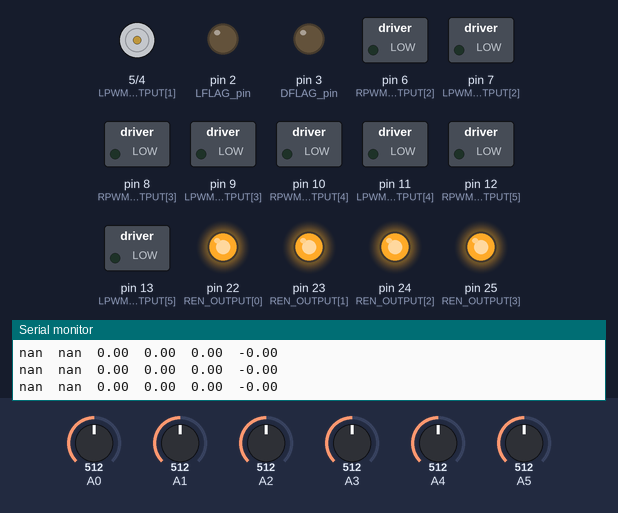
A sketch run on a simulated Arduino Mega 2560, built with avr-gcc and run on an emulated ATmega2560. On the bench: motor-driver pin pairs drawn as motors (green arrow = first pin HIGH = forward, orange = second pin HIGH = backward, longer = more drive), switched loads named in the sketch (green lamp = pin HIGH), output pins drawn as LEDs (lit = HIGH), the last lines printed to the serial monitor. Wiring (inferred from the names in the program): line decoder: data pin 40, pin 41, pin 42. The inputs (shaded band) are chosen by the test bench; at power-on: A0 = 512, A2 = 512, A1 = 512, A3 = 512, A4 = 512, A5 = 512. Pins used as bus, display or sensor lines are not drawn.

Above: at 1.3 s.
1.4 s: A0 set to 716
At 2.3 s:
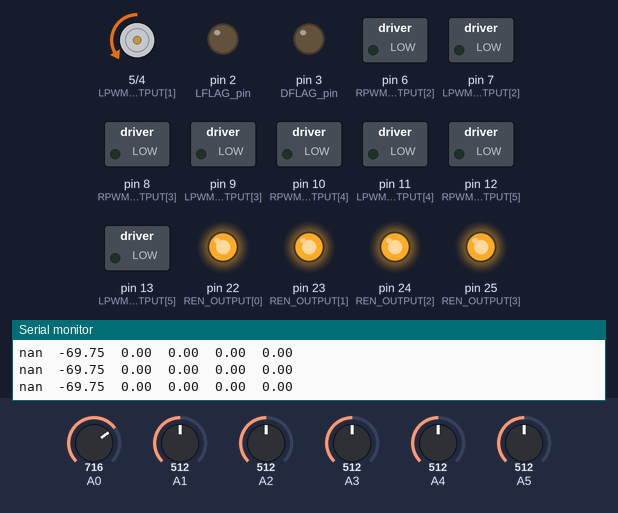
3.1 s: A2 set to 716
At 4.2 s:
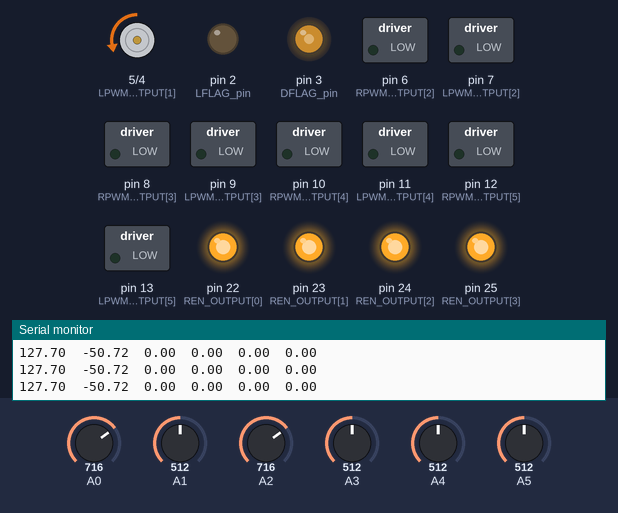
4.9 s: A0 set to 992
At 6.1 s:
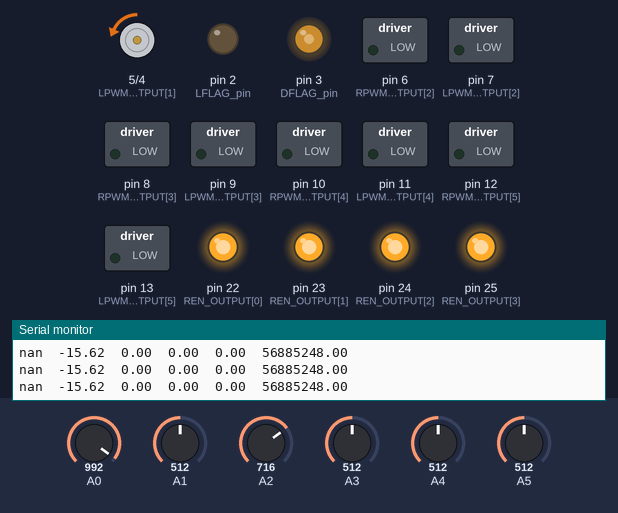
7.9 s: A1 set to 40
At 9.2 s:
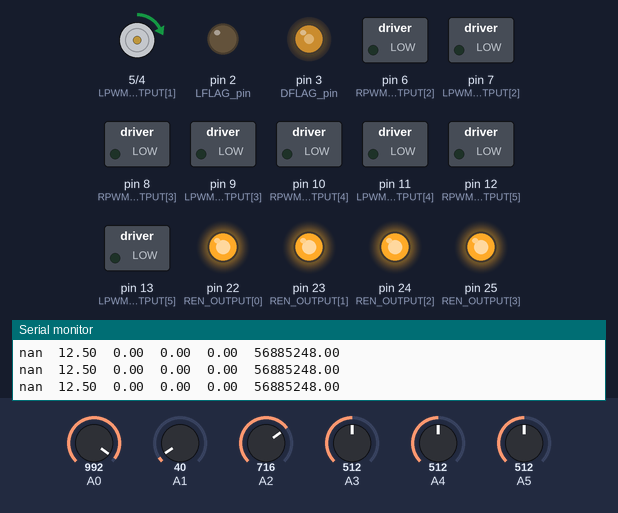
9.5 s: A0 set to 306
At 10.1 s:
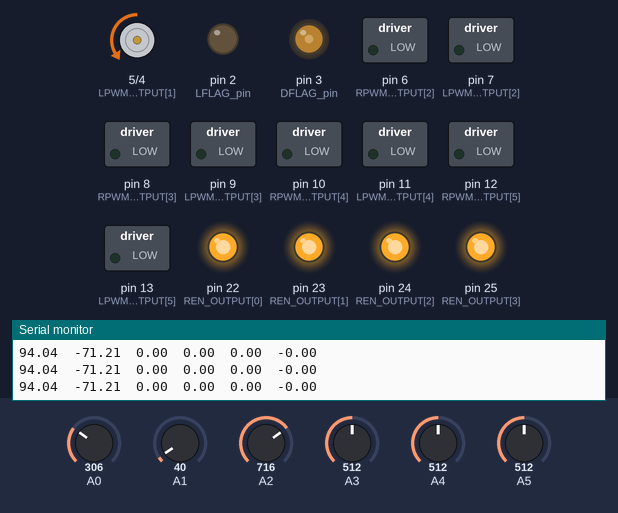
11.3 s: A1 set to 716
At 12.0 s:
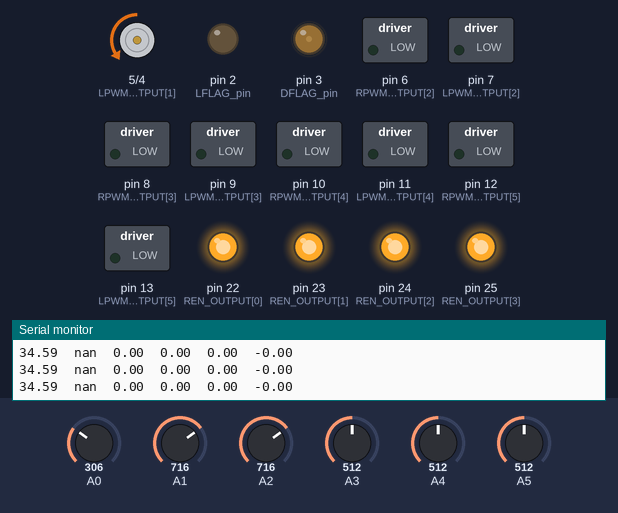
Timing chart, 0 to 14.0 s (numbered marks = the images above; inputs shaded):
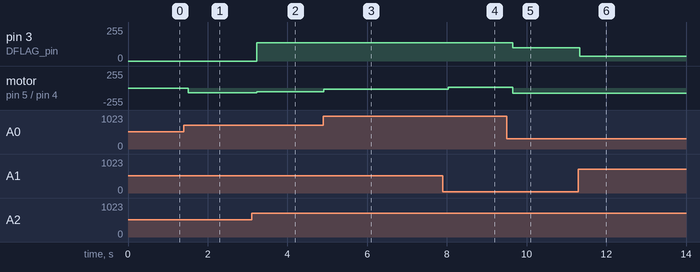

Measured:
- after the input at 1.4 s, motor on pin 5 (LPWM_OUTPUT[1]) / pin 4 (RPWM_OUTPUT[1]): stopped → backward 74/255 after 0.11 s
- after the input at 3.1 s, pin 3 (DFLAG_pin): 0/255 → 136/255 after 0.13 s; motor on pin 5 (LPWM_OUTPUT[1]) / pin 4 (RPWM_OUTPUT[1]): backward 74/255 → backward 54/255 after 0.13 s
- after the input at 4.9 s, motor on pin 5 (LPWM_OUTPUT[1]) / pin 4 (RPWM_OUTPUT[1]): backward 54/255 → backward 16/255 at once
- after the input at 7.9 s, motor on pin 5 (LPWM_OUTPUT[1]) / pin 4 (RPWM_OUTPUT[1]): backward 16/255 → forward 13/255 after 0.13 s
- after the input at 9.5 s, pin 3 (DFLAG_pin): 136/255 → 100/255 after 0.15 s; motor on pin 5 (LPWM_OUTPUT[1]) / pin 4 (RPWM_OUTPUT[1]): forward 13/255 → backward 76/255 after 0.16 s
- after the input at 11.3 s, pin 3 (DFLAG_pin): 100/255 → 36/255 at once

The sketch:

H1_Controller.ino
```cpp
#include <SPI.h>

/*
   H1_Controller takes a joystick's input
   ==========================================
   Project: JHU BOSCH20 Senior Design
   Description: Control a H1-design hexapod using joysticks to
      to input desired positions
   Author: Zhuohong (Zooey) He
   Date: 11.21.2019
   ==========================================
   NOTE: For use on an Arduino Mega, LS7633 Shield, Datalogger Shield
   make sure to do "Sketch->Include Library-> Add .ZIP Library" and
   find the MatrixMath.zip file
*/

// Hexapod Dimensions [cm, degrees]
const float Rp =   15;
float       minp = 50;
const float Rb =   18;
float       minb = 50;
const float a =     6;
const float s =    18;

// Hexapod Motion Envelope Limitations {x, y, z, thx, thy, thz} [cm, degrees]
float platformLimits[] = {20, 20, 20, 5, 5, 5};
const float zorigin = 22;

// Hexapod Limitations [degrees]
float motorAngleLimits[] =  { -30, 90};
int evenEncLowLim = -50;
int oddEncLowLim = -120;


// Control Loop Characteristics
const float kp = 2.0; // [V/rad]
const float kd = 0.1; // [V/(rad/s)]
const float runsPerRead = 5; // number of control iterations per joystick reading

// Pins to Control BTS7960 Motor Driver
const byte RPWM_OUTPUT[] = {     2,     4,     6,     8,    10,    12}; // Change first num to 2
const byte LPWM_OUTPUT[] = {     3,     5,     7,     9,    11,    13}; // Change first num to 3
const byte REN_OUTPUT[]  = {    22,    23,    24,    25,    26,    27}; // PortA
const byte LEN_OUTPUT[]  = {    30,    31,    32,    33,    34,    35}; // PortB
const byte MOTOR_ON[]    = {  true,  true, false, false, false, false}; // Switch motors on to run

// Pins to Read Potentiometers on Joystick
const byte JS_INPUT[] = {A0, A1, A2, A3, A4, A5};

// Encoder Specifications
const int countsPerRev = 600; // 4x counting!

// Variables what we update while running
float desiredCounts[6];
float currentCounts[6];
long lastFinish;
float lastCounts[6];

// Platform Pin Positions wrt Platform Coordinates {x, y, z, thz}
float platformSetup[6][4];

// Base Motor Positions wrt Base Coordinates {x, y, z, thz}
float baseSetup[6][4];

#define ENABLE    1
#define DISABLE   0

#define NQUAD     0x00 //non-quadrature mode
#define QUADRX1   0x01 //X1 quadrature mode
#define QUADRX2   0x02 //X2 quadrature mode
#define QUADRX4   0x03 //X4 quadrature mode
//Running modes
#define FREE_RUN  0x00
#define SINGE_CYCLE 0x04
#define RANGE_LIMIT 0x08
#define MODULO_N  0x0C
//Index modes
#define DISABLE_INDX  0x00  //index_disabled
#define INDX_LOADC    0x10  //index_load_CNTR
#define INDX_RESETC   0x20  //index_rest_CNTR
#define INDX_LOADO    0x30  //index_load_OL
#define ASYNCH_INDX   0x00  //asynchronous index
#define SYNCH_INDX    0x80  //synchronous index
//Clock filter modes
#define FILTER_1    0x00  //filter clock frequncy division factor 1
#define FILTER_2    0x80  //filter clock frequncy division factor 2
/* **MDR1 configuration data; any of these***
***data segments can be ORed together***/
//Flag modes
#define NO_FLAGS    0x00  //all flags disabled
#define IDX_FLAG    0x10  //IDX flag
#define CMP_FLAG    0x20  //CMP flag
#define BW_FLAG     0x40  //BW flag
#define CY_FLAG     0x80  //CY flag
//1 to 4 bytes data-width
#define BYTE_4      0x00  //four byte mode
#define BYTE_3      0x01  //three byte mode
#define BYTE_2      0x02  //two byte mode
#define BYTE_1      0x03  //one byte mode
//Enable/disable counter
#define EN_CNTR     0x00  //counting enabled
#define DIS_CNTR    0x04  //counting disabled
/* LS7366R op-code list */
#define CLR_MDR0      0x08
#define CLR_MDR1      0x10
#define CLR_CNTR      0x20
#define CLR_STR       0x30
#define READ_MDR0     0x48
#define READ_MDR1     0x50
#define READ_CNTR     0x60
#define READ_OTR      0x68
#define READ_STR      0x70
#define WRITE_MDR1    0x90
#define WRITE_MDR0    0x88
#define WRITE_DTR     0x98
#define LOAD_CNTR     0xE0
#define LOAD_OTR      0xE4

//the lines are used by 74HC138 chip to select the cable select lines
int nSS_ENC_A2_pin = 42;//C  A2
int nSS_ENC_A1_pin = 41; //B  A1
int nSS_ENC_A0_pin = 40; //A  A0

//CLK Select DFLAG DF-F
int CLK_SEL_DFAG_pin = 38;

//Enable ENC_SS
int EN_ENC_SS_pin = 39;

//Blue LED
int LED_ACT_pin = 45;

//DFLAG
int DFLAG_pin = 3;

//LFLAG
int LFLAG_pin = 2;

#define Slave_Select_Low PORTB &= ~(1 << PB4)
#define Slave_Select_High PORTB |= (1 << PB4)

//function prototypes
void blinkActLed(void);
long getChanEncoderValue(int encoder);
unsigned int getChanEncoderReg(int opcode, int encoder);
void rstEncCnt(int encoder);
void setSSEnc(bool enable, int encoder);
void clearStrReg(int encoder);
void setSSEncCtrlBits(int value);
void Init_LS7366Rs(void);

void setDFlagChMux(int encoder);

void loadRstReg(unsigned char op_code);
void writeSingleByte(unsigned char op_code, unsigned char data);
unsigned char readSingleByte(unsigned char op_code);

//Global Variables
int IsrDFlag;
int DFlagCh;
int IsrLFlag;
int LFlagCnt[6];


void setup() {
  // Setting Up Pins
  Serial.begin(9600);
  pinMode(A0, INPUT);
  pinMode(A1, INPUT);
  pinMode(A2, INPUT);
  pinMode(A3, INPUT);
  pinMode(A4, INPUT);
  pinMode(A5, INPUT);
  //Serial.println("Setting Up");
  for (int i = 0; i < 6; i++) {
    pinMode(RPWM_OUTPUT[i], OUTPUT);
    pinMode(LPWM_OUTPUT[i], OUTPUT);
    pinMode(REN_OUTPUT[i],  OUTPUT);
    pinMode(LEN_OUTPUT[i],  OUTPUT);
    enableMotor(i);
  }

  pinMode(LED_ACT_pin, OUTPUT);

  pinMode(CLK_SEL_DFAG_pin, OUTPUT);
  pinMode(EN_ENC_SS_pin, OUTPUT);

    pinMode(nSS_ENC_A2_pin, OUTPUT);
    pinMode(nSS_ENC_A1_pin, OUTPUT);
    pinMode(nSS_ENC_A0_pin, OUTPUT);

    digitalWrite(LED_ACT_pin, LOW);

  digitalWrite(CLK_SEL_DFAG_pin, LOW);
  digitalWrite(EN_ENC_SS_pin, LOW);

    digitalWrite(nSS_ENC_A2_pin, HIGH);
    digitalWrite(nSS_ENC_A1_pin, HIGH);
    digitalWrite(nSS_ENC_A0_pin, HIGH);

  pinMode(DFLAG_pin, INPUT);
  pinMode(LFLAG_pin, INPUT_PULLUP);

  // Converting input units to computationally efficient units
  platformLimits[3] = deg2rad(platformLimits[3]);
  platformLimits[4] = deg2rad(platformLimits[4]);
  platformLimits[5] = deg2rad(platformLimits[5]);
  motorAngleLimits[0] = deg2rad(motorAngleLimits[0]);
  motorAngleLimits[1] = deg2rad(motorAngleLimits[1]);
  minp = deg2rad(minp);
  minb = deg2rad(minb);

  // Setting up variables
  getPinsWrtPlatform();
  getMotorsWrtBase();
  evenEncLowLim = (int)(-evenEncLowLim / 360.0 * countsPerRev);
  oddEncLowLim = (int)(-oddEncLowLim / 360.0 * countsPerRev);

  //Serial.println("Finished Set Up, beginning loop now...");

  Init_LS7366Rs();

  lastFinish = micros();
  getCurrentCounts(lastCounts);
}


void loop() {
  getDesiredEncoderCounts(desiredCounts);
  // printVector(desiredCounts, 6);
  controlled_move(desiredCounts, lastFinish, lastCounts, currentCounts, MOTOR_ON, runsPerRead);
}

boolean controlled_move(float desired[6], long lastEnd[6], float lastCnts[6], float current[6], byte motorOn[6], unsigned int iterations) {
  float error[6]; // The error in counts
  long start;
  int elapsedTime;
  float elapsedCounts;
  float ctrlSig = 0;

  for (int n = 0; n < iterations; n++) {
    //printVector(current, 6);
    //printVector(error, 6);
    //Serial.println();
    for (int m = 0; m < 6; m++) {
      if (motorOn[m] == false) {
        continue;
      }

      start = micros();
      elapsedTime = start - lastEnd[m];
      lastEnd[m] = start;

      //Serial.println(getChanEncoderValue(m+1));
      current[m] = getCount(m);
      elapsedCounts = current[m] - lastCnts[m];
      lastCnts[m] = current[m];

      error[m] = desired[m] - current[m];


      ctrlSig = kp * 2 * PI * error[m] / countsPerRev + kd * 2 * PI * elapsedCounts / countsPerRev / elapsedTime * 1000000;
      unsigned int PWMvalue = (int)constrain(abs(ctrlSig / 5 * 255), 0, 200); // Heavily constrained for safety, usually goes to 255


      //Serial.print(ctrlSig);
      //Serial.print(", ");

      if (ctrlSig < 0) {
        analogWrite(LPWM_OUTPUT[m], 0);
        analogWrite(RPWM_OUTPUT[m], PWMvalue);
      } else if (ctrlSig > 0) {
        analogWrite(LPWM_OUTPUT[m], PWMvalue);
        analogWrite(RPWM_OUTPUT[m], 0);
      }
    }
    //Serial.println();
    printVector(error,6);
  }
  return true;
}

void getCurrentCounts(float counts[6]) {
  for (int m = 0; m < 6; m++) {
    counts[m] = getCount(m);
    if (m == 1) {
    }
  }
}

long getCount(int encoder) {
  // TODO: Implement this method to read i2c from LS7366 Shield
  long result = getChanEncoderValue(encoder + 1);
  return result;
}

float getCountTESTING(float count, int motor) {
  // return count + (desiredCounts[motor] - count) / (10.0 - kp);
  return 0;
}

/*
   Calculate the desired encoder counts from desired platform position
*/
void getDesiredEncoderCounts(float * counts) {
  float desiredPlatformPosition[6];
  float rot[3][3];
  float p[3];             //NOTE: p is the platform pin in the base frame
  getDesiredPlatformPosition(desiredPlatformPosition);
  calculateRotationMatrix(rot, desiredPlatformPosition);

  for (int m = 0; m < 6; m++) {
    calculatePlatformPinWrtBase(p, desiredPlatformPosition, rot, platformSetup[m]);

    float linkageVec[3];
    float effPistonLen = mag(linkageVec);
    float L = sq(effPistonLen) - (sq(s) - sq(a));
    float M = 2 * a * (p[2] - baseSetup[m][2]);
    float N = 2 * a * ((p[0] - baseSetup[m][0]) * cos(baseSetup[m][3]) + (p[1] - baseSetup[m][1]) * sin(baseSetup[m][3]));

    float alpha = asin(L / sqrt(sq(M) + sq(N)) - atan(N / M));


    if (m % 2 == 0) {  // If we have an odd numbered motor, invert angle. TODO: Test this, may need to swap 0 for 1
      counts[m] = -alpha / 2 / PI * countsPerRev; // + evenEncLowLim;
    } else {
      counts[m] = alpha / 2 / PI * countsPerRev; // + oddEncLowLim;
    }
  }

}


/*
   calculate the desired position from joystick input
*/
void getDesiredPlatformPosition(float * pos) {
  int joystickAnalogReadings[6];
  for (int d = 0; d < 6; d++) {
    float JSreading = readJoystick(JS_INPUT[d]);
    pos[d] = platformLimits[d] * JSreading;

    if (d == 2) {
      pos[d] += zorigin;
    }
  }
  // Serial.println();
}


/*
   Read's a joystick's value and returns a value from -1.0 to 1.0
*/
float readJoystick(int pin) {
  float JSvalue = analogRead(pin);
  // Serial.print(JSvalue);
  // Serial.print(" ");
  JSvalue = (JSvalue - 512) / 512.0;

  return JSvalue;
}


void calculatePlatformPinWrtBase(float * pins, float * platformPos, float rotMat[3][3], float * pinWrtPlatform) {
  float rotatedVec[3];
  matmulvec(rotatedVec, rotMat, pinWrtPlatform);
  vecAdd(pins, platformPos, rotatedVec, 3);
}


// HELPER FUNCTIONS

void Init_LS7366Rs(void)
//*************************************************
{
  int a = 1;

  // SPI initialization
  SPI.begin();
  SPI.setClockDivider(SPI_CLOCK_DIV128);      // SPI at 125Khz (on 16Mhz clock)
  setSSEnc(DISABLE, 0);
  delay(100);

  //Serial.print("\r\n");
 // Serial.print("\r\n");

  //initialize the 6
  for (a = 1; a <= 6; a++)
  {
    //********
    setSSEnc(ENABLE, a);
    SPI.transfer(WRITE_MDR0);// Select MDR0 | WR register
    SPI.transfer(FILTER_2 | DISABLE_INDX | FREE_RUN | QUADRX1); // Filter clock division factor = 1 || Asynchronous Index ||
    // disable index || free-running count mode || x4 quadrature count mode
    setSSEnc(DISABLE, 0);

    //Serial.print(" TX MDR0=");
    //Serial.print(FILTER_2 | DISABLE_INDX | FREE_RUN | QUADRX1, HEX);
    //Serial.print(";");
   // Serial.print(" RX MDR0=");
    //Serial.print(getChanEncoderReg(READ_MDR0, a), HEX);
    //Serial.print(";");
    //********
    //********
    setSSEnc(ENABLE, a);
    SPI.transfer(WRITE_MDR1);// Select MDR1 | WR register
    SPI.transfer(CMP_FLAG | BYTE_4 | EN_CNTR); //4-byte counter mode || Enable counting || FLAG on CMP (B5 of STR)
    setSSEnc(DISABLE, 0);

    //Serial.print(" TX MDR1=");
    //Serial.print(CMP_FLAG | BYTE_4 | EN_CNTR, HEX);
    //Serial.print(";");
    //Serial.print(" RX MDR1=");
    //Serial.print(getChanEncoderReg(READ_MDR1, a), HEX);
    //Serial.print(";");
    //********
    //********
    setSSEnc(ENABLE, a);
    SPI.transfer(WRITE_DTR);// Select DTR | WR register
    SPI.transfer(0x00);// DTR MSB
    SPI.transfer(0x00);// DTR
    SPI.transfer(0x00);// DTR
    SPI.transfer(0x0A);// DTR LS
    setSSEnc(DISABLE, 0);
    //********
    //********
    setSSEnc(ENABLE, a);
    SPI.transfer(LOAD_CNTR);
    setSSEnc(DISABLE, 0);

    //Serial.print(" Ch");
    //Serial.print(a);
    //Serial.print("=");
    //Serial.print(getChanEncoderValue(a), HEX);
    //Serial.print(";");
    //********
    //********
    setSSEnc(ENABLE, a);
    SPI.transfer(CLR_CNTR);// Select CNTR || CLEAR register
    setSSEnc(DISABLE, 0);
    //********
    //********
    clearStrReg(a);   //reseting the counter value inside the encoder chips to 0
    rstEncCnt(a);
    //********
    //********
    //Serial.print(" STR=");
    //Serial.print(getChanEncoderReg(READ_STR, a), BIN);
    //Serial.print(";");
    //Serial.print("\t");
    //********
    //********
    //Serial.print("\r\n");
  }
} //end func

void clearStrReg(int encoder)
//*************************************************
{
  setSSEnc(ENABLE, encoder);
  SPI.transfer(CLR_STR);// Select STR || CLEAR register
  setSSEnc(DISABLE, 0);
} //end func

void rstEncCnt(int encoder)
//*****************************************************
{
  setSSEnc(DISABLE, encoder);
  SPI.transfer(CLR_CNTR);
  setSSEnc(DISABLE, 0);
} //end func

/**
   Channel Encoder Slave Select Control
*/
void setSSEnc(bool enable, int encoder) {
  if (encoder > 0)
    setSSEncCtrlBits(encoder - 1);

  if (enable)
    digitalWrite(EN_ENC_SS_pin, HIGH);
  else
    digitalWrite(EN_ENC_SS_pin, LOW);

}

void setSSEncCtrlBits(int value) {
  switch (value)
  {
    case 0:
      digitalWrite(nSS_ENC_A2_pin, LOW);
      digitalWrite(nSS_ENC_A1_pin, LOW);
      digitalWrite(nSS_ENC_A0_pin, LOW);
      break;

    case 1:
      digitalWrite(nSS_ENC_A2_pin, LOW);
      digitalWrite(nSS_ENC_A1_pin, LOW);
      digitalWrite(nSS_ENC_A0_pin, HIGH);
      break;

    case 2:
      digitalWrite(nSS_ENC_A2_pin, LOW);
      digitalWrite(nSS_ENC_A1_pin, HIGH);
      digitalWrite(nSS_ENC_A0_pin, LOW);
      break;

    case 3:
      digitalWrite(nSS_ENC_A2_pin, LOW);
      digitalWrite(nSS_ENC_A1_pin, HIGH);
      digitalWrite(nSS_ENC_A0_pin, HIGH);
      break;

    case 4:
      digitalWrite(nSS_ENC_A2_pin, HIGH);
      digitalWrite(nSS_ENC_A1_pin, LOW);
      digitalWrite(nSS_ENC_A0_pin, LOW);
      break;

    case 5:
      digitalWrite(nSS_ENC_A2_pin, HIGH);
      digitalWrite(nSS_ENC_A1_pin, LOW);
      digitalWrite(nSS_ENC_A0_pin, HIGH);
      break;

    case 6:
      digitalWrite(nSS_ENC_A2_pin, HIGH);
      digitalWrite(nSS_ENC_A1_pin, HIGH);
      digitalWrite(nSS_ENC_A0_pin, LOW);
      break;

    case 7:
      digitalWrite(nSS_ENC_A2_pin, HIGH);
      digitalWrite(nSS_ENC_A1_pin, HIGH);
      digitalWrite(nSS_ENC_A0_pin, HIGH);
      break;

    default:
      digitalWrite(nSS_ENC_A2_pin, HIGH);
      digitalWrite(nSS_ENC_A1_pin, HIGH);
      digitalWrite(nSS_ENC_A0_pin, HIGH);
      break;
  }

}

long getChanEncoderValue(int encoder)
//*****************************************************
{
  unsigned int cnt1Value, cnt2Value, cnt3Value, cnt4Value;
  long result;

  setSSEnc(ENABLE, encoder);

  SPI.transfer(READ_CNTR); // Request count
  cnt1Value = SPI.transfer(0x00); // Read highest order byte
  cnt2Value = SPI.transfer(0x00);
  cnt3Value = SPI.transfer(0x00);
  cnt4Value = SPI.transfer(0x00); // Read lowest order byte

  setSSEnc(DISABLE, 0);

  result = ((long) cnt1Value << 24) + ((long) cnt2Value << 16) + ((long) cnt3Value << 8) + (long) cnt4Value;
  //Serial.println(result);
  return result;
} //end func

unsigned int getChanEncoderReg(int opcode, int encoder)
{
  unsigned int Value;

  setSSEnc(ENABLE, encoder);
  SPI.transfer(opcode);
  Value = SPI.transfer(0x00); // Read byte
  setSSEnc(DISABLE, 0);
  return Value;
}

void calculateRotationMatrix(float rotMat[3][3], float * desiredPos) {
  float thx = desiredPos[3];
  float thy = desiredPos[4];
  float thz = desiredPos[5];

  rotMat[0][0] =  cos(thz) * cos(thy);
  rotMat[0][1] = -sin(thz) * cos(thx) + cos(thz) * sin(thy) * sin(thx);
  rotMat[0][2] =  sin(thz) * sin(thx) + cos(thz) * sin(thy) * cos(thx);
  rotMat[1][0] =  sin(thz) * cos(thy);
  rotMat[1][1] =  cos(thz) * cos(thx) + sin(thz) * sin(thy) * sin(thx);
  rotMat[1][2] = -cos(thz) * sin(thx) + sin(thz) * sin(thy) * cos(thx);
  rotMat[2][0] = -sin(thy);
  rotMat[2][1] =  cos(thy) * sin(thx);
  rotMat[2][2] =  cos(thy) * cos(thx);
}

void matmulvec(float * result, float mat[3][3], float * vec) {
  for (int r = 0; r < 3; r++) {
    result[r] = 0.0;
    for (int c = 0; c < 3; c++) {
      result[r] = result[r] + mat[r][c] * vec[c];
    }
  }
}

void vecAdd(float * result, float * vec1, float * vec2, int len) {
  for (int i = 0; i < len; i++) {
    result[i] = vec1[i] + vec2[i];
  }
}

void vecSub(float * result, float * vec1, float * vec2, int len) {
  for (int i = 0; i < len; i++) {
    result[i] = vec1[i] - vec2[i];
  }
}


float mag(float * vector) {
  return sqrt(sq(vector[0]) + sq(vector[1]) + sq(vector[2]));
}

float deg2rad(float deg) {
  return deg * PI / 180.0;
}

float cm2m(float cm) {
  return cm / 100.0;
}

void printVector(int * vec, int len) {
  for (int i = 0; i < len; i++) {
    Serial.print(vec[i]);
    Serial.print("\t");
  }
  Serial.println();
}

void printVector(float * vec, int len) {
  for (int i = 0; i < len; i++) {
    Serial.print(vec[i]);
    Serial.print("\t");
  }
  Serial.println();
}

// MOTOR CONTROL FUNCTIONS
void enableMotor(int i) {
  digitalWrite(REN_OUTPUT[i], HIGH);
  digitalWrite(LEN_OUTPUT[i], HIGH);
}

void disableMotor(int i) {
  digitalWrite(REN_OUTPUT[i], LOW);
  digitalWrite(LEN_OUTPUT[i], LOW);
}


// FUNCTIONS USED TO SET UP THE SYSTEM
void getPinsWrtPlatform() {
  float majp = 2.0 * PI / 3.0 - minp;
  float theta = majp / 2.0;
  for (int i = 0; i < 6; i++) {
    platformSetup[i][0] = Rp * cos(theta);
    platformSetup[i][1] = Rp * sin(theta);
    platformSetup[i][2] = 0;
    if (i % 2 == 0) {
      theta += minp;
    } else {
      theta += majp;
    }
  }
  platformSetup[0][3] = deg2rad( -30);
  platformSetup[1][3] = deg2rad( 150);
  platformSetup[2][3] = deg2rad(  90);
  platformSetup[3][3] = deg2rad( -90);
  platformSetup[4][3] = deg2rad(-150);
  platformSetup[5][3] = deg2rad(  30);
}

void getMotorsWrtBase() {
  float majb = 2.0 * PI / 3.0 - minb;
  float theta = majb / 2.0;
  for (int i = 0; i < 6; i++) {
    baseSetup[i][0] = Rb * cos(theta);
    baseSetup[i][1] = Rb * sin(theta);
    baseSetup[i][2] = 0;
    if (i % 2 == 0) {
      theta += minb;
    } else {
      theta += majb;
    }
  }
  baseSetup[0][3] = deg2rad( -30);
  baseSetup[1][3] = deg2rad( 150);
  baseSetup[2][3] = deg2rad(  90);
  baseSetup[3][3] = deg2rad( -90);
  baseSetup[4][3] = deg2rad(-150);
  baseSetup[5][3] = deg2rad(  30);
}
```
